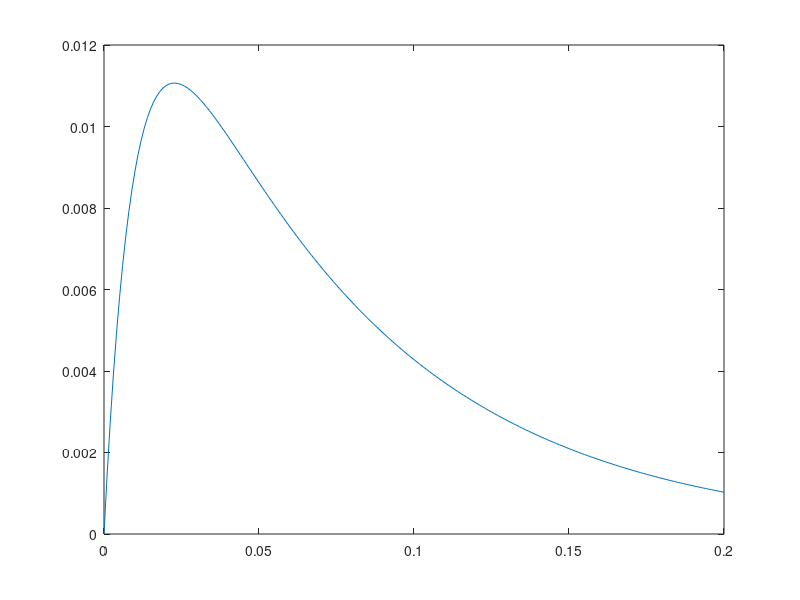
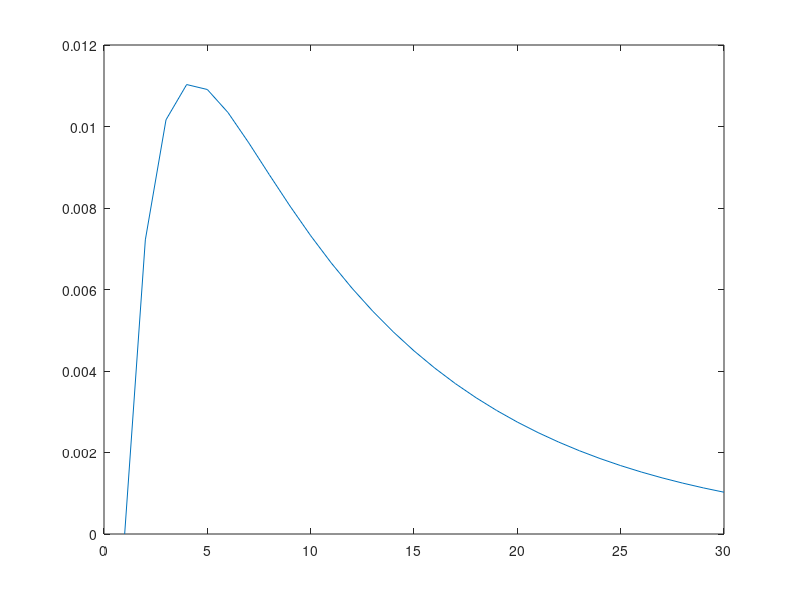
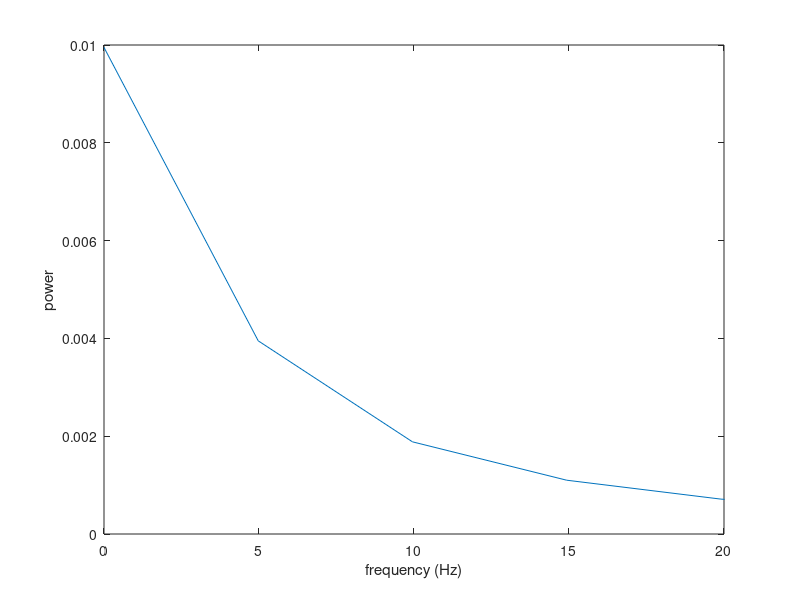

MATLAB code for these plots, in order: (Note: this script raises an error after producing the figures.)

%% set up some basics

close all
clear all
clc


allplots = 1;

T = 0.001; % time step in ms
Fs = 1/ T; % sample rate, 1 kHz

%% define the GCaMP6F filter based on measurements from Schnell et al. 2014 PNAS

xdata = [0 : T : 0.2];

%A = [1 0 0.4 1 0 0.05 0]; % tau_on is 50 ms, tau_off is 490 ms

a1_1 = 1; % "amplitude"
t1_1 = 0; % when x = t, y = a1 + b
tau1_1 = 0.01; % "time constant" - when x increases by tau1, y decreases by factor a1 * e
b_1 = 0; % as x --> inf, y --> b

a1_2 = 1; % "amplitude"
t1_2 = 0; % when x = t, y = a1 + b
tau1_2 = .07; % "time constant" - when x increases by tau1, y decreases by factor a1 * e
b_2 = 0; % as x --> inf, y --> b

cnst = 0;

%ydata = Exponential2_1D( A , xdata );

y_1 = a1_1 * exp(-1 / tau1_1 * (xdata - t1_1)) + b_1;
y_2 = a1_2 * exp(-1 / tau1_2 * (xdata - t1_2)) + b_2;


ydata = y_1 - y_2 + cnst;

ydata = ydata / sum( ydata );
nSamples = numel( xdata );

if allplots
    figure; plot(xdata, ydata);
end

xdatashort = linspace(xdata(1), xdata(end), 30);
ydatashort = interp1(xdata, ydata, xdatashort);
figure; 
plot(ydatashort);


%% compute the transfer function

Ydata = fft( ydata );

Ayy = 2 * abs(Ydata) / nSamples;
freq = [0 : floor( numel( xdata ) / 2 )] * Fs / numel( xdata );

if allplots
    figure;
    
    plot( freq, Ayy(1 : size(freq, 2) ) );
    xlim([0 20]);
    
    xlabel( 'frequency (Hz)' );
    ylabel ( 'power' );
end

%% flip the impulse response function to make a filter

filter = ydata;

%% convolve the filter with some synthetic responses

% freqi = 1;
% input = [zeros( size( xdata ) ) 0.5 * sin( 2 * pi * freqi * xdata ) + 0.25 zeros( size( xdata ) )];
% input = sinSFi(1./[.1 0.02],15003,'period',5);
load('~/samptestdat.mat', 'B');
B = vecrs(B(1:1000), 20000);
% input(input<0) = 0;
if allplots
    figure; plot(B)
end
%% 

Ad1 = conv( B, filter );
Ad1 = downsample(Ad1, 20);

Alim = numel(B) .* [.2 .4]; %[2.2e5 2.6e5] in B . . . restrict x axis to small region (which includes abrupt transition)

hfg = figure;
ax1 = axes(hfg);
plot(ax1,1:numel(B),B,'-k')
ax1.XColor = 'k';
ax1.YColor = 'k';
ax1.XLim = Alim;
ax1.Box = 'off';

ax2 = axes(hfg);
plot(ax2,1:numel(Ad1),Ad1,'-r')
ax2.XAxisLocation = 'top';
ax2.YAxisLocation = 'right';
ax2.Color = 'none';
ax2.XColor = 'r';
ax2.YColor = 'r';
ax2.Box = 'off';
ax2.XLim = Alim / (numel(B) / numel(Ad1));
ax2.YLim = ax1.YLim;
%% 

N = numel(B)
X = fftshift(fft(Ad1));
%%Frequency specifications:

%%Plot the spectrum:
figure;
plot(abs(X)/N);
xlabel('Frequency (in hertz)');
title('Magnitude Response');

%% 


filter = ones(200,1);
filter(1:10) = 1;


output = conv( input, filter );
timePoints = [1 : numel( output )] * T;

figure;
hold on;
plot( timePoints(1 : numel(input)), input, 'r' );
plot( timePoints, output, 'b' );

xlim([0 15])
% ylim([-0.5 0.5])
